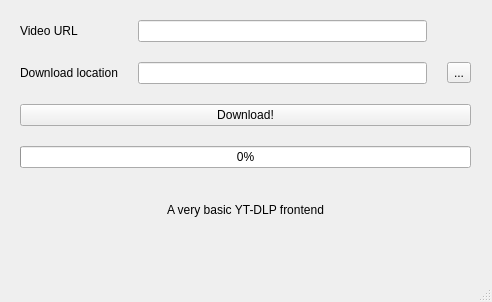
<?xml version="1.0" encoding="UTF-8"?>
<ui version="4.0">
 <class>MainWindow</class>
 <widget class="QMainWindow" name="MainWindow">
  <property name="geometry">
   <rect>
    <x>0</x>
    <y>0</y>
    <width>492</width>
    <height>302</height>
   </rect>
  </property>
  <property name="minimumSize">
   <size>
    <width>492</width>
    <height>302</height>
   </size>
  </property>
  <property name="windowTitle">
   <string>MainWindow</string>
  </property>
  <widget class="QWidget" name="centralwidget">
   <widget class="QWidget" name="verticalLayoutWidget">
    <property name="geometry">
     <rect>
      <x>10</x>
      <y>10</y>
      <width>471</width>
      <height>232</height>
     </rect>
    </property>
    <layout class="QVBoxLayout" name="verticalLayout">
     <property name="spacing">
      <number>20</number>
     </property>
     <property name="sizeConstraint">
      <enum>QLayout::SizeConstraint::SetDefaultConstraint</enum>
     </property>
     <property name="leftMargin">
      <number>10</number>
     </property>
     <property name="topMargin">
      <number>10</number>
     </property>
     <property name="rightMargin">
      <number>10</number>
     </property>
     <property name="bottomMargin">
      <number>10</number>
     </property>
     <item>
      <layout class="QGridLayout" name="gridLayout">
       <item row="2" column="2">
        <widget class="QToolButton" name="down_fd">
         <property name="text">
          <string>...</string>
         </property>
        </widget>
       </item>
       <item row="2" column="1">
        <widget class="QLineEdit" name="down"/>
       </item>
       <item row="0" column="0">
        <widget class="QLabel" name="label_url">
         <property name="text">
          <string>Video URL</string>
         </property>
        </widget>
       </item>
       <item row="2" column="0">
        <widget class="QLabel" name="labe_down">
         <property name="text">
          <string>Download location</string>
         </property>
        </widget>
       </item>
       <item row="0" column="1">
        <widget class="QLineEdit" name="url"/>
       </item>
      </layout>
     </item>
     <item>
      <widget class="QPushButton" name="download">
       <property name="text">
        <string>Download!</string>
       </property>
      </widget>
     </item>
     <item>
      <widget class="QProgressBar" name="progressBar">
       <property name="value">
        <number>0</number>
       </property>
      </widget>
     </item>
     <item>
      <widget class="QLabel" name="label">
       <property name="layoutDirection">
        <enum>Qt::LayoutDirection::LeftToRight</enum>
       </property>
       <property name="text">
        <string>A very basic YT-DLP frontend</string>
       </property>
       <property name="alignment">
        <set>Qt::AlignmentFlag::AlignCenter</set>
       </property>
      </widget>
     </item>
    </layout>
   </widget>
  </widget>
  <widget class="QMenuBar" name="menubar">
   <property name="geometry">
    <rect>
     <x>0</x>
     <y>0</y>
     <width>492</width>
     <height>30</height>
    </rect>
   </property>
  </widget>
  <widget class="QStatusBar" name="statusbar"/>
 </widget>
 <resources/>
 <connections/>
</ui>
